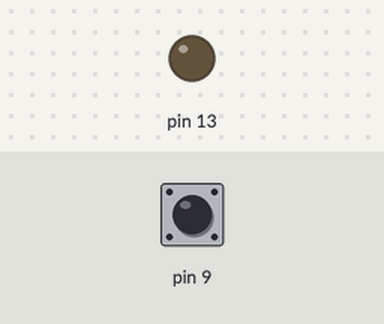
Recording of a sketch running on a simulated Arduino Uno, built with avr-gcc and run on an emulated ATmega328P. Shown: output pins drawn as LEDs (lit = HIGH). The test bench sets the inputs (shaded band); at power-on: pin 9 HIGH.

Above: at 1.2 s.
1.3 s: pin 9 pulled LOW for 0.15 s
At 1.37 s:
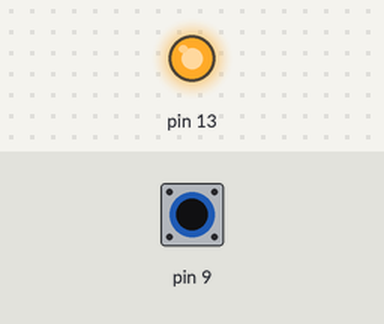
2.9 s: pin 9 pulled LOW for 3.2 s
At 7.2 s:
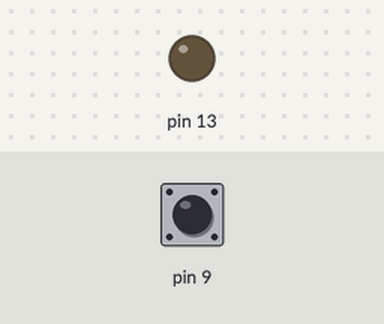
Timing chart, 0 to 8.7 s (numbered marks = the images above; inputs shaded):
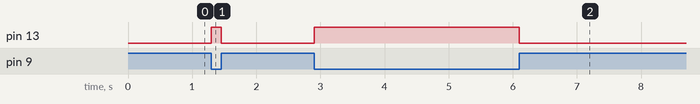

The sketch:

Button_02_with_built_in_pullup.ino
```cpp
/* This button example uses an internal
   pullup resistor so the button always
   has a determined state. Connect the
   button to pin 9 and ground.

*/


int buttonState = 0;


void setup() {
  pinMode(9, INPUT);
  pinMode(13, OUTPUT);
  digitalWrite(9, HIGH);  // Using the internal pullup resistor!
}

void loop() {
  buttonState = digitalRead(9);
  if (buttonState == HIGH) { // Button is HIGH until pressed!
    digitalWrite(13, LOW);
  }
  else {
    digitalWrite(13, HIGH);
  }
}
```

Measured:
- after the input at 1.3 s, pin 13: LOW → HIGH at once, → LOW 0.15 s later
- after the input at 2.9 s, pin 13: LOW → HIGH at once, → LOW 3.2 s later
